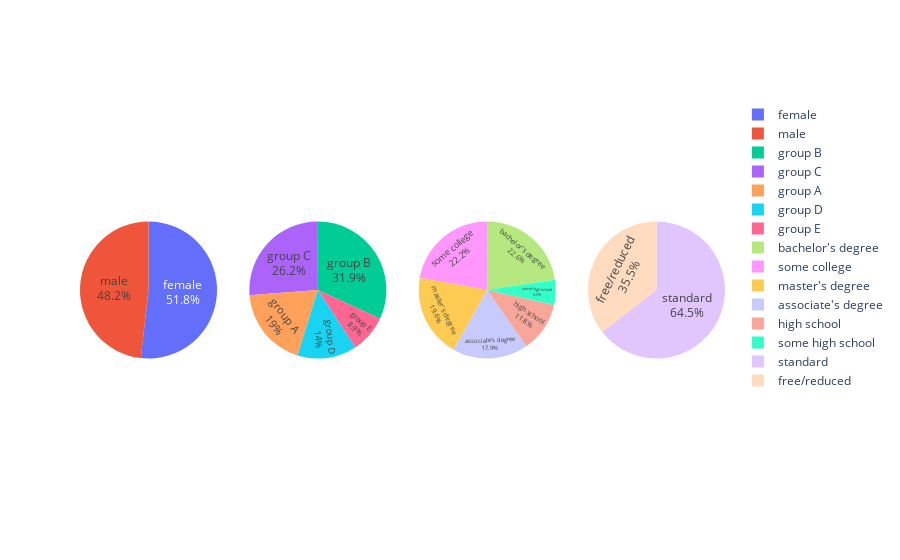

Notebook code for this chart:
### Code cell
#parents education level distribution in the given data set
parents_edu_per=plx.pie(values=df['parental_level_of_education'].value_counts(), names=df['parental_level_of_education'].unique(), title="Parents Education Level")
parents_edu_per.update_traces(textposition='inside', textinfo='percent+label')
lunch_type_per=plx.pie(values=df['lunch'].value_counts(), names=df['lunch'].unique(), title="lunch")
lunch_type_per.update_traces(textposition='inside', textinfo='percent+label')
figures = [
            gen_per,
            race_ethnicity_per,
    parents_edu_per,
    lunch_type_per
    
    ]

fig = subplots.make_subplots(rows=1, cols=len(figures), specs=[[{"type": "domain"},{"type": "domain"}, {"type": "domain"},{"type": "domain"}]]) 

for i, figure in enumerate(figures):
    for trace in range(len(figure["data"])):
        fig.append_trace(figure["data"][trace], row=1, col=i+1)
        
fig.show()

### Figure 1 — Plotly figure (JSON) as saved in the notebook; plotly's stock layout.template omitted (floating-point values rounded to 4 significant figures)
{"data": [{"domain": {"x": [0, 0.2125], "y": [0, 1]}, "hovertemplate": "label=%{label}<br>value=%{value}<extra></extra>", "labels": ["female", "male"], "legendgroup": "", "name": "", "showlegend": true, "textinfo": "percent+label", "textposition": "inside", "type": "pie", "values": [518, 482]}, {"domain": {"x": [0.2625, 0.475], "y": [0, 1]}, "hovertemplate": "label=%{label}<br>value=%{value}<extra></extra>", "labels": ["group B", "group C", "group A", "group D", "group E"], "legendgroup": "", "name": "", "showlegend": true, "textinfo": "percent+label", "textposition": "inside", "type": "pie", "values": [319, 262, 190, 140, 89]}, {"domain": {"x": [0.525, 0.7375], "y": [0, 1]}, "hovertemplate": "label=%{label}<br>value=%{value}<extra></extra>", "labels": ["bachelor's degree", "some college", "master's degree", "associate's degree", "high school", "some high school"], "legendgroup": "", "name": "", "showlegend": true, "textinfo": "percent+label", "textposition": "inside", "type": "pie", "values": [226, 222, 196, 179, 118, 59]}, {"domain": {"x": [0.7875, 1], "y": [0, 1]}, "hovertemplate": "label=%{label}<br>value=%{value}<extra></extra>", "labels": ["standard", "free/reduced"], "legendgroup": "", "name": "", "showlegend": true, "textinfo": "percent+label", "textposition": "inside", "type": "pie", "values": [645, 355]}], "layout": {}}
